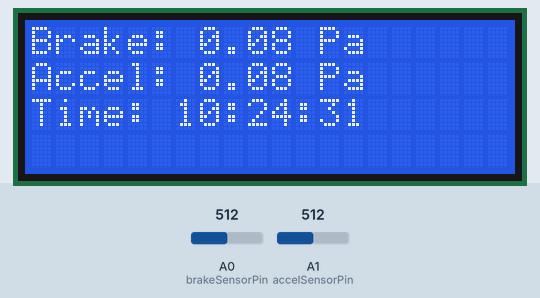
The sketch below on a simulated Arduino Uno, built with avr-gcc and run on an emulated ATmega328P. Parts: 20×4 character LCD. The test bench sets the inputs (shaded band); at power-on: A0 (brakeSensorPin) = 512, A1 (accelSensorPin) = 512. The local clock reads 2024-03-15 10:24:30 at power-on unless the sketch sets it; storage starts empty; what the sketch prints to the serial monitor is not drawn.

Above: at 1.3 s.
1.4 s: A0 (brakeSensorPin) set to 1012
At 3.2 s:
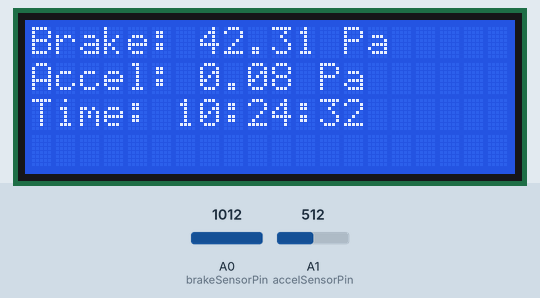
4.9 s: A0 (brakeSensorPin) set to 1023
At 6.4 s:
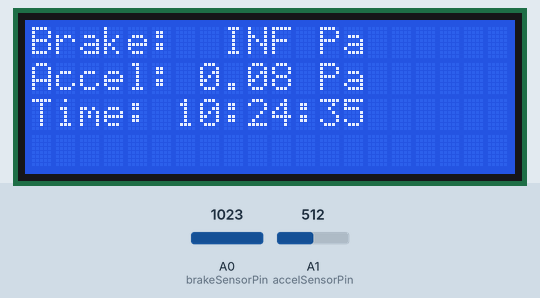
9.1 s: A1 (accelSensorPin) set to 1013
At 10.8 s:
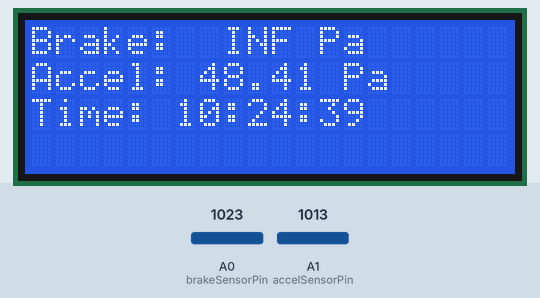
12.5 s: A1 (accelSensorPin) set to 1023
At 14.0 s:
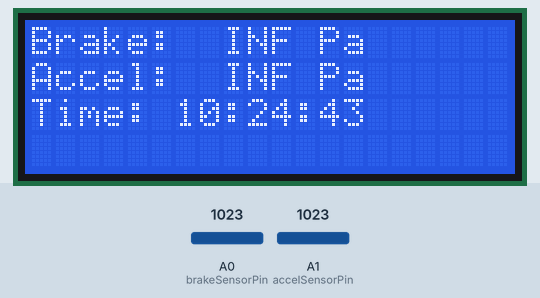
16.7 s: A0 (brakeSensorPin) set to 900
At 18.4 s:
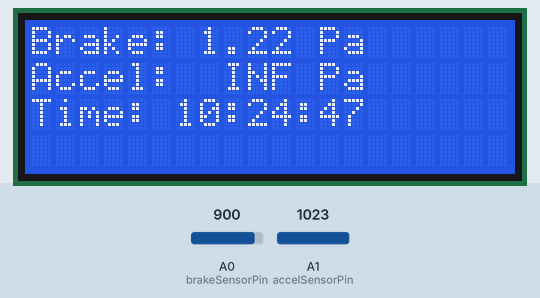
20.9 s: A1 (accelSensorPin) set to 900
At 22.7 s:
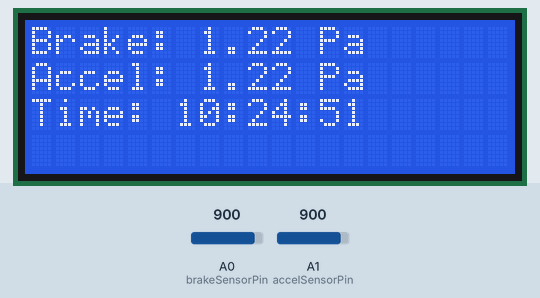
Timing chart, 0 to 24.2 s (numbered marks = the images above; inputs shaded):
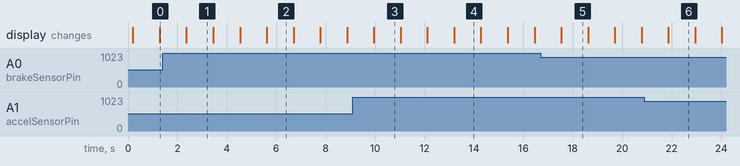

Measured:
- the behaviour switches between 1022 and 1023 on A0 (brakeSensorPin) (found by bisection; images 1 and 2)
- the behaviour switches between 1022 and 1023 on A1 (accelSensorPin) (found by bisection; images 3 and 4)
- after the input at 4.9 s, the display: changes after 0.72 s (image 2)
- after the input at 12.5 s, the display: changes after 0.70 s (image 4)
- after the input at 16.7 s, the display: changes after 0.83 s (image 5)
- after the input at 20.9 s, the display: changes after 0.97 s (image 6)
- what the display in image 3 shows lasts 1.0 s, from 10.0 s to 11.0 s

The sketch:

prevent_SUA.ino
```cpp
#include <Wire.h>               // I2C 통신 라이브러리
#include <RTClib.h>             // RTC 제어 라이브러리
#include <SPI.h>                // SPI 통신 라이브러리
#include <SD.h>                 // SD 카드 라이브러리
#include <LiquidCrystal_I2C.h>  // I2C LCD 제어 라이브러리

RTC_DS3231 rtc;                 // RTC 객체
const int brakeSensorPin = A0;  // 브레이크 센서 핀
const int accelSensorPin = A1;  // 악셀 센서 핀
const int chipSelect = 4;       // SD 카드 모듈 CS 핀

const float R_fixed = 10000.0;  // 고정 저항 값 (10k 옴)
const float A = 30000.0;        // 압력 상수
const float B = 1.4;            // 압력 상수

LiquidCrystal_I2C lcd(0x27, 20, 4);  // LCD 설정
char fileName[13];                   // 8.3 형식 파일 이름 저장

// 파일 개수 제한
const int MAX_FILES = 10;

void setup() {
  Serial.begin(9600);

  // RTC 초기화
  if (!rtc.begin()) {
    Serial.println("RTC 초기화 실패!");
    while (1);
  }

  // SD 카드 초기화
  Serial.println("SD 카드 초기화 시도...");
  if (!SD.begin(chipSelect)) {
    Serial.println("SD 카드 초기화 실패!");
    while (1);
  } else {
    Serial.println("SD 카드 초기화 성공!");
  }


  // LCD 초기화
  lcd.begin(20, 4);
  lcd.backlight();
  lcd.setCursor(0, 0);
  lcd.print("System Starting...");

  // 전원 재인가 시 새로운 파일 이름 생성
  createNewFileName();
  Serial.print("새로운 파일 생성: ");
  Serial.println(fileName);
  Serial.println("시스템 초기화 완료");
}

void loop() {
  DateTime now = rtc.now();

  // 파일 개수 확인 및 가장 오래된 파일 삭제
  enforceFileLimit();

  // 센서 값 읽기
  int brakeRawValue = analogRead(brakeSensorPin);
  int accelRawValue = analogRead(accelSensorPin);

  // 압력 값 계산
  float brakeResistance = (1023.0 - brakeRawValue) * R_fixed / brakeRawValue;
  float accelResistance = (1023.0 - accelRawValue) * R_fixed / accelRawValue;
  float brakePressure = A * pow(brakeResistance, -B);
  float accelPressure = A * pow(accelResistance, -B);

  // 데이터 기록
  File dataFile = SD.open(fileName, FILE_WRITE);
  if (dataFile) {
    dataFile.print(now.year(), DEC);
    dataFile.print('/');
    dataFile.print(now.month(), DEC);
    dataFile.print('/');
    dataFile.print(now.day(), DEC);
    dataFile.print(" ");
    dataFile.print(now.hour(), DEC);
    dataFile.print(':');
    dataFile.print(now.minute(), DEC);
    dataFile.print(':');
    dataFile.print(now.second(), DEC);
    dataFile.print(", Brake: ");
    dataFile.print(brakePressure);
    dataFile.print(" Pa, Accelerator: ");
    dataFile.println(accelPressure);
    dataFile.close();
    Serial.println("데이터가 파일에 기록되었습니다.");
  } else {
    Serial.println("파일 열기 실패!");
  }

  // LCD에 데이터 표시
  lcd.clear();
  lcd.setCursor(0, 0);
  lcd.print("Brake: " + String(brakePressure) + " Pa");
  lcd.setCursor(0, 1);
  lcd.print("Accel: " + String(accelPressure) + " Pa");
  lcd.setCursor(0, 2);
  lcd.print("Time: ");
  lcd.print(now.hour());
  lcd.print(":");
  lcd.print(now.minute());
  lcd.print(":");
  lcd.print(now.second());
  delay(1000);
}

void createNewFileName() {
  DateTime now = rtc.now();
  snprintf(fileName, sizeof(fileName), "%02d%02d%02d.TXT",
           now.hour(), now.minute(), now.second());
}

void enforceFileLimit() {
  File root = SD.open("/");
  int fileCount = 0;
  char oldestFileName[13] = "";  // 8.3 형식 파일 이름
  DateTime oldestTime(2099, 1, 1, 0, 0, 0);

  // 파일 개수와 가장 오래된 파일 확인
  while (true) {
    File entry = root.openNextFile();
    if (!entry) break;

    if (!entry.isDirectory()) {
      fileCount++;

      // 파일 이름에서 시간 추출
      char entryName[13];
      strncpy(entryName, entry.name(), sizeof(entryName));

      DateTime fileTime = getTimeFromFileName(entryName);
      if (fileTime.unixtime() < oldestTime.unixtime()) {
        oldestTime = fileTime;
        strncpy(oldestFileName, entryName, sizeof(oldestFileName));
      }
    }
    entry.close();
  }
  root.close();

  // 파일이 10개 이상인 경우 가장 오래된 파일 삭제
  if (fileCount >= MAX_FILES) {
    if (SD.exists(oldestFileName)) {
      SD.remove(oldestFileName);
      Serial.print("오래된 파일 삭제: ");
      Serial.println(oldestFileName);
    } else {
      Serial.println("삭제할 파일 없음!");
    }
  }
}

DateTime getTimeFromFileName(char *fileName) {
  int hour, minute, second;
  sscanf(fileName, "%2d%2d%2d.TXT", &hour, &minute, &second);
  return DateTime(2000, 1, 1, hour, minute, second);  // 파일 이름으로부터 시간 생성
}
```

RTC_module.ino
```cpp

```
